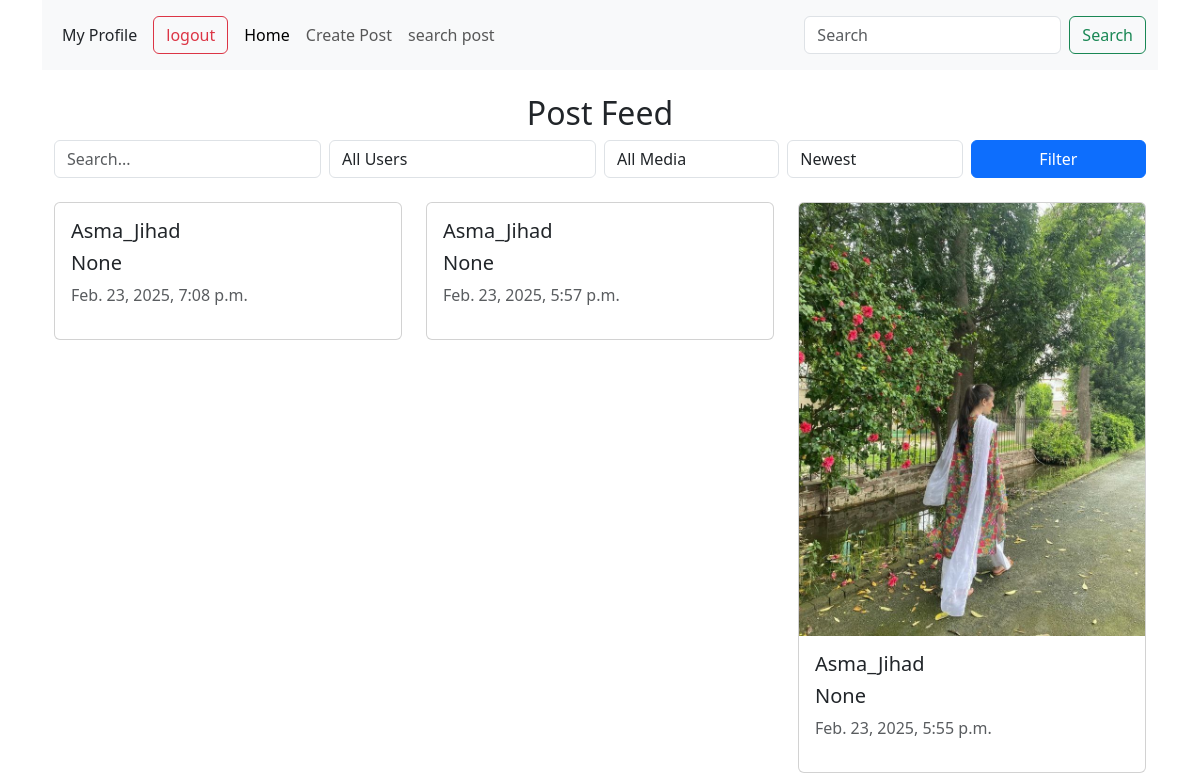
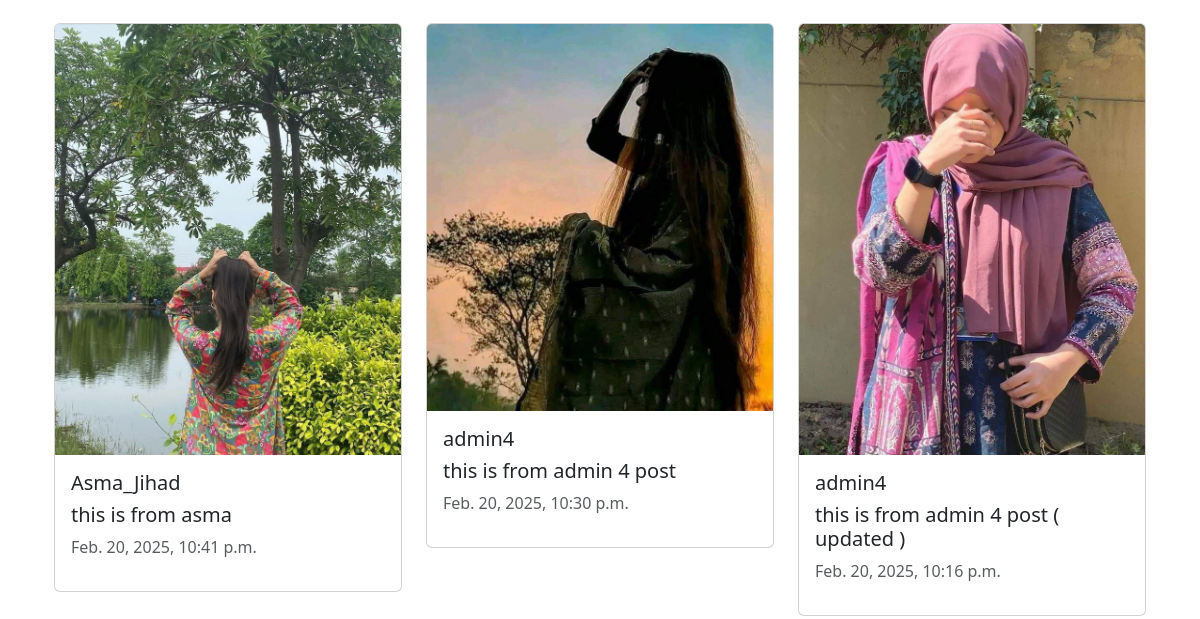
Page /feed/serch/ (signed in, upper part) on the earlier database version (2 pictures, top to bottom).
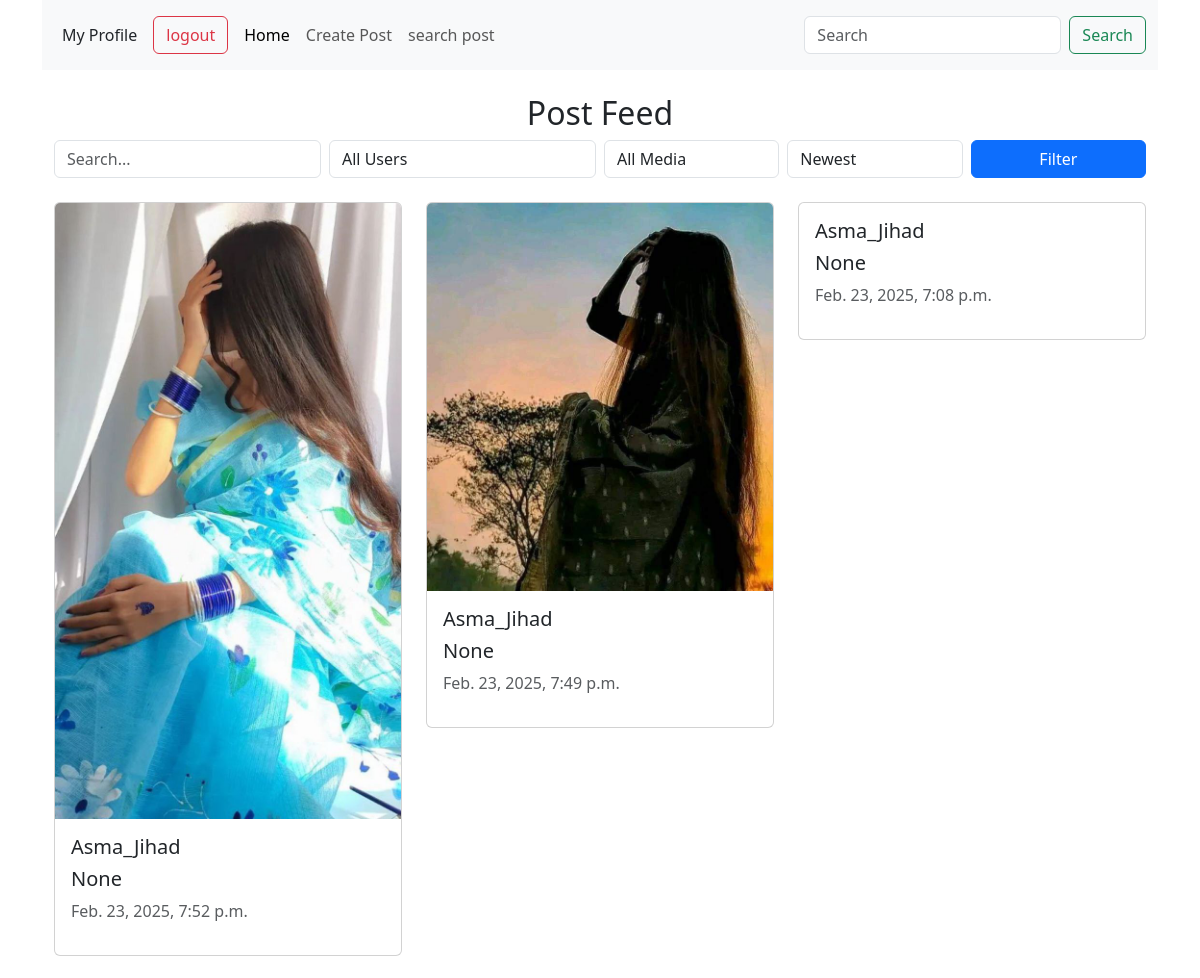
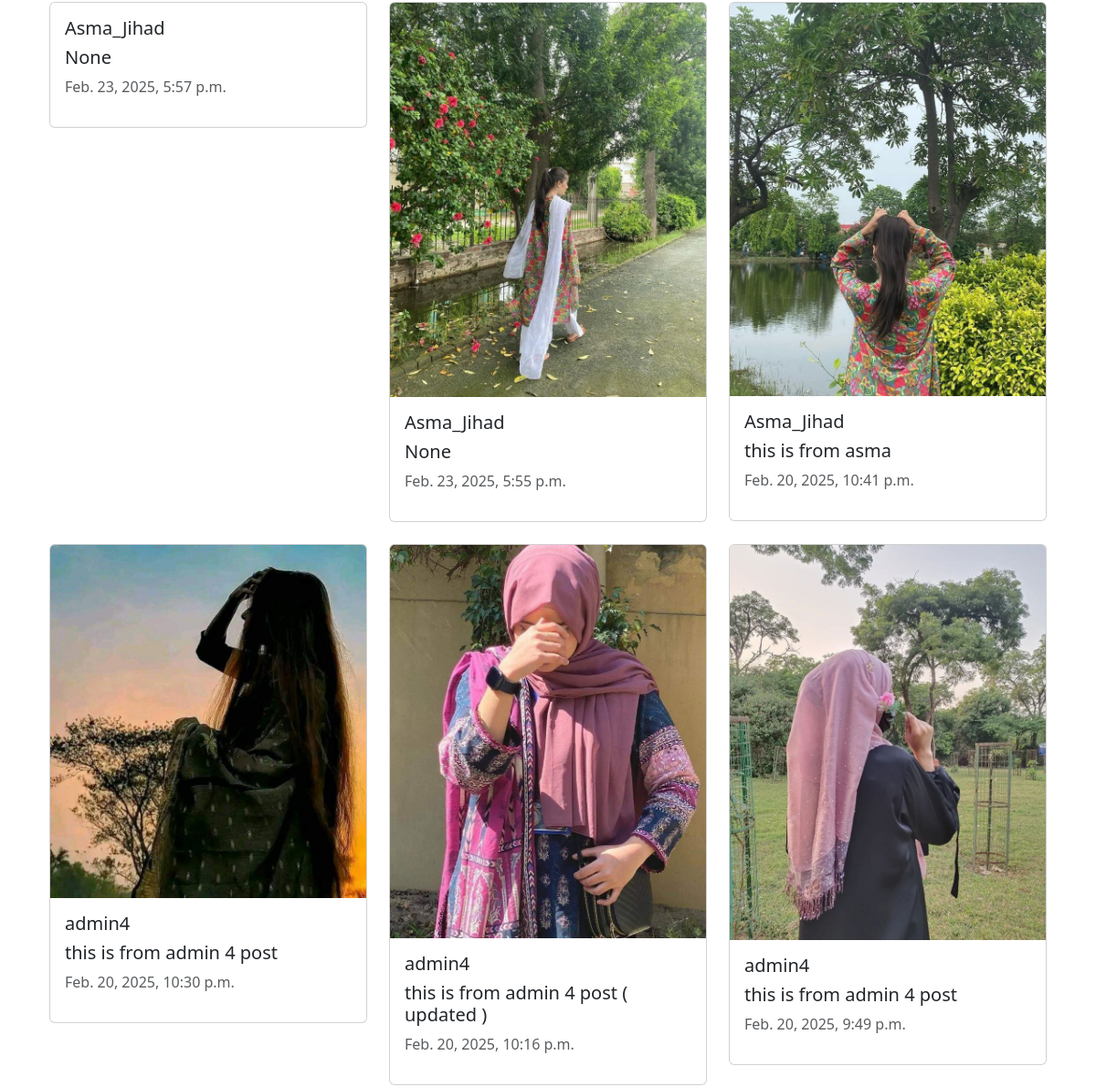
Same page on the later database version (2 pictures, top to bottom).
### feed/models.py (models this page shows, shortened)
class Post(models.Model):
    CATAGORY =(
        ('Web Developement', 'Web Development'),
        ('Mathematics', 'Mathematics'),
        ('Science', 'Science'),
        ('English', 'English'),
        ('History', 'History'),
        ('Geography', 'Geography'),
        ('Computer Science', 'Computer Science'),
        ('Arts', 'Arts'),
        ('Business', 'Business'),
        ('Health', 'Health'),
        ('Others', 'Others')
    )
    title= models.CharField(max_length=255, null=True, blank=True)
    text = models.TextField(null=True, blank=True)
    catagory = models.CharField(max_length=100, choices=CATAGORY, null=True)
    img = models.ImageField(upload_to=postfile,null=True, blank=True)
    user = models.ForeignKey(User, on_delete=models.CASCADE)
    created_at = models.DateTimeField(auto_now_add=True)  # FIXED typo
    updated_at = models.DateTimeField(auto_now=True)

### feed/views.py (the view)
# urls.py: path('serch/', views.PostListView.as_view(), name="serch"),
class PostListView(LoginRequiredMixin, ListView):
    model = models.Post
    template_name = "feed/serch.html"
    context_object_name = "posts"
    ordering = ["-created_at"]
    def get_queryset(self):
        queryset = models.Post.objects.all()
        search_query = self.request.GET.get("q")
        filter_user = self.request.GET.get("user")
        filter_media = self.request.GET.get("media")
        filter_date = self.request.GET.get("date")
        if search_query:
            queryset = queryset.filter(Q(text__icontains=search_query)| Q(title__icontains= search_query) | Q(user__username__icontains= search_query) | Q(catagory__icontains= search_query))
        if filter_user:
            queryset = queryset.filter(user__username=filter_user)
        if filter_media == "text":
            queryset = queryset.filter(img='')
        elif filter_media == "image":
            queryset = queryset.filter(text ='')
        if filter_date == "oldest":
            queryset = queryset.order_by("created_at")
        else:
            queryset = queryset.order_by("-created_at")
        return queryset

### feed/templates/feed/serch.html (shortened to what this page needs)
{% extends "base.html" %}
{% block content %}
<div class="container mt-4">
    <h2 class="text-center">Post Feed</h2>
    <form method="GET" class="mb-4">
        <div class="row g-2">
            <div class="col-md-3">
                <input type="text" name="q" class="form-control" placeholder="Search..." value="{{ request.GET.q }}">
            </div>
            <div class="col-md-3">
                <select name="user" class="form-control">
                    <option value="">All Users</option>
                </select>
            </div>
            <div class="col-md-2">
                <select name="media" class="form-control">
                    <option value="">All Media</option>
                </select>
            </div>
            <div class="col-md-2">
                <select name="date" class="form-control">
                    <option value="latest" {% if request.GET.date == "latest" %}selected{% endif %}>Newest</option>
                </select>
            </div>
            <div class="col-md-2">
                <button type="submit" class="btn btn-primary w-100">Filter</button>
            </div>
        </div>
    </form>
    <div class="row">
        {% for post in posts %}
        <div class="col-md-4 col-sm-6 mb-4">
            <div class="card">
                {% if post.img %}
                <img src="{{ post.img.url }}" class="card-img-top" alt="Post Image">
                {% endif %}
                <div class="card-body">
                    <h5 class="card-title">{{ post.user.username }}</h5>
                    <h5 class="card-title">{{ post.title }}</h5>
                    <p class="text-muted">{{ post.updated_at }}</p>
                </div>
            </div>
        </div>
        {% empty %}
        <p class="text-center">No posts found.</p>
        {% endfor %}
    </div>
</div>
{% endblock %}

### templates/base.html (shortened to what this page needs)
{% load static %}
<!DOCTYPE html>
<html lang="en">
  <head>
    <link rel="stylesheet" href="{% static 'css/bootstrap.css' %}" />
    <link rel="stylesheet" href="{% static 'css/style.css' %}"/>
  </head>
  <body class="container">
    {% include "components/nav.html" %} {% include "components/message.html" %}
    {% block content %} {% endblock %}
  </body>
</html>

### templates/components/nav.html (shortened to what this page needs)
<nav class="navbar navbar-expand-lg bg-body-tertiary">
  <div class="container-fluid">
    <div class="hstack gap-3 p-2">
      {% if request.user.is_authenticated %}
        <a href="{% url "profil" %}" class='text-decoration-none text-dark'>My Profile</a>
        <a class="btn btn-outline-danger" href="{% url 'logout' %}">logout</a>
      {% else %}
        <a class="btn btn-outline-primary" href="{% url 'login' %}">Login/Signup</a>
      {% endif %}
    </div>
    <div class="collapse navbar-collapse" id="navbarSupportedContent">
      <ul class="navbar-nav me-auto mb-2 mb-lg-0">
        <li class="nav-item">
          <a class="nav-link active" aria-current="page" href="{% url 'home' %}">Home</a>
        </li>
        <li class="nav-item">
          <a class="nav-link" href="{% url 'postcreate' %}">Create Post</a>
        </li>
        <li class="nav-item">
          <a class="nav-link" href="{% url 'serch' %}">search post</a>
        </li>
      </ul>
      <form class="d-flex" role="search">
        <input class="form-control me-2" type="search" placeholder="Search" aria-label="Search" />
        <button class="btn btn-outline-success" type="submit" >Search</button>
      </form>
    </div>
  </div>
</nav>

Differences in the rows shown:
added Post: img (picture), user.username "Asma_Jihad", title "None", updated_at "Feb. 23, 2025, 7:52 p.m."
added Post: img (picture), user.username "Asma_Jihad", title "None", updated_at "Feb. 23, 2025, 7:49 p.m."
now on this page (row unchanged): Post: img (picture), user.username "admin4", title "this is from admin 4 post", updated_at "Feb. 20, 2025, 9:49 p.m."
